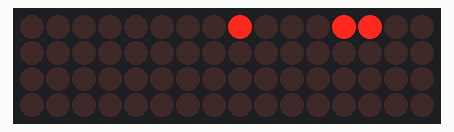
Recording of a sketch running on a simulated Arduino Uno, built with avr-gcc and run on an emulated ATmega328P. Shown: 16×4 LED matrix. Wiring (inferred from the names in the program): LED matrix (orientation assumed): rows pin 3, pin 4, pin 5, pin 6; columns A4, A3, A2, A1, A5, A0, pin 8, pin 9, pin 1, pin 7, pin 10, pin 11, pin 0, pin 2, pin 12, pin 13. Random numbers use the default seed unless the sketch sets one.

Above: at 0.21 s.
At 5.24 s:
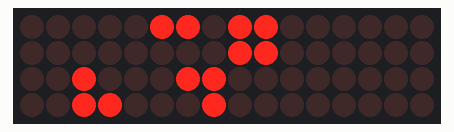
At 9.96 s:
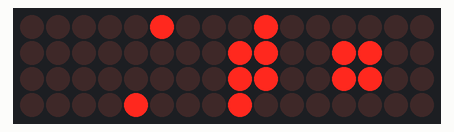
At 19.7 s:
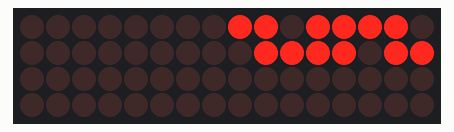
At 29.44 s:
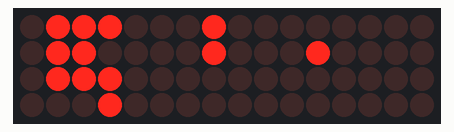
At 39.5 s:
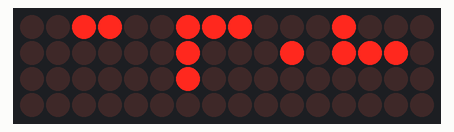

The sketch:

Snakes.ino
```cpp
const int l0 = 3;
const int l1 = 4;
const int l2 = 5;
const int l3 = 6;

const int x0y0 = A4;
const int x0y1 = A3;
const int x0y2 = A2;
const int x0y3 = A1;

const int x1y0 = A5;
const int x1y1 = A0;
const int x1y2 = 8;
const int x1y3 = 9;

const int x2y0 = 1;
const int x2y1 = 7;
const int x2y2 = 10;
const int x2y3 = 11;

const int x3y0 = 0;
const int x3y1 = 2;
const int x3y2 = 12;
const int x3y3 = 13;

const int col0[] = {x0y0, x0y1, x0y2, x0y3};
const int col1[] = {x1y0, x1y1, x1y2, x1y3};
const int col2[] = {x2y0, x2y1, x2y2, x2y3};
const int col3[] = {x3y0, x3y1, x3y2, x3y3};
const int led[4][4] = {{x0y0, x0y1, x0y2, x0y3}, {x1y0, x1y1, x1y2, x1y3}, {x2y0, x2y1, x2y2, x2y3}, {x3y0, x3y1, x3y2, x3y3}};
const int layer[] = {l0, l1, l2, l3};

const int animationtime = 70;
const int dimension = 4;

const int snakeLength = 6;
const int newHead = snakeLength - 2;
const int numSnakes = 2;

int snake[snakeLength][2];
int snakes[numSnakes][snakeLength][2];

void setup() {

  for (int p = 0; p < snakeLength; p++) {
    snake[p][0] = {led[0][0]};
    snake[p][1] = {0};
  }

  for (int p = 0; p < numSnakes; p++) {
    snakes[p][snakeLength][2] = {snake};
  }

  for (int p = 0; p < dimension; p++) {
    for (int s = 0; s < dimension; s++) {
      pinMode(led[p][s], OUTPUT);
    }
  }

  for (int p = 0; p < dimension; p++) {
    pinMode(layer[p], OUTPUT);
  }

}


void loop() {
  SnakesGuide();
}

void clear() {
  for (int p = 0; p < dimension; p++) {
    for (int s = 0; s < dimension; s++) {
      digitalWrite(led[p][s], LOW);
    }
  }
  for (int p = 0; p < dimension; p++) {
    digitalWrite(layer[p], LOW);
  }
}

int getLeft(int place) {
  if (place != led[0][0] && place != led[0][1] && place != led[0][2] && place != led[0][3]) {
    //row 1
    if (place == led[1][0]) {
      return led[0][0];
    }
    if (place == led[1][1]) {
      return led[0][1];
    }
    if (place == led[1][2]) {
      return led[0][2];
    }
    if (place == led[1][3]) {
      return led[0][3];
    }
    //row 2
    if (place == led[2][0]) {
      return led[1][0];
    }
    if (place == led[2][1]) {
      return led[1][1];
    }
    if (place == led[2][2]) {
      return led[1][2];
    }
    if (place == led[2][3]) {
      return led[1][3];
    }
    //row 3
    if (place == led[3][0]) {
      return led[2][0];
    }
    if (place == led[3][1]) {
      return led[2][1];
    }
    if (place == led[3][2]) {
      return led[2][2];
    }
    if (place == led[3][3]) {
      return led[2][3];
    }
  }
  return -999;
}

int getRight(int place) {
  if (place != led[3][0] && place != led[3][1] && place != led[3][2] && place != led[3][3]) {
    //row 1
    if (place == led[0][0]) {
      return led[1][0];
    }
    if (place == led[0][1]) {
      return led[1][1];
    }
    if (place == led[0][2]) {
      return led[1][2];
    }
    if (place == led[0][3]) {
      return led[1][3];
    }
    //row 2
    if (place == led[1][0]) {
      return led[2][0];
    }
    if (place == led[1][1]) {
      return led[2][1];
    }
    if (place == led[1][2]) {
      return led[2][2];
    }
    if (place == led[1][3]) {
      return led[2][3];
    }
    //row 3
    if (place == led[2][0]) {
      return led[3][0];
    }
    if (place == led[2][1]) {
      return led[3][1];
    }
    if (place == led[2][2]) {
      return led[3][2];
    }
    if (place == led[2][3]) {
      return led[3][3];
    }
  }
  return -999;
}

int getForeward(int place) {
  if (place != led[0][3] && place != led[1][3] && place != led[2][3] && place != led[3][3]) {
    //row 1
    if (place == led[0][0]) {
      return led[0][1];
    }
    if (place == led[1][0]) {
      return led[1][1];
    }
    if (place == led[2][0]) {
      return led[2][1];
    }
    if (place == led[3][0]) {
      return led[3][1];
    }
    //row 2
    if (place == led[0][1]) {
      return led[0][2];
    }
    if (place == led[1][1]) {
      return led[1][2];
    }
    if (place == led[2][1]) {
      return led[2][2];
    }
    if (place == led[3][1]) {
      return led[3][2];
    }
    //row 3
    if (place == led[0][2]) {
      return led[0][3];
    }
    if (place == led[1][2]) {
      return led[1][3];
    }
    if (place == led[2][2]) {
      return led[2][3];
    }
    if (place == led[3][2]) {
      return led[3][3];
    }
  }
  return -999;
}

int getBack(int place) {
  if (place != led[0][0] && place != led[1][0] && place != led[2][0] && place != led[3][0]) {
    //row 1
    if (place == led[0][1]) {
      return led[0][0];
    }
    if (place == led[1][1]) {
      return led[1][0];
    }
    if (place == led[2][1]) {
      return led[2][0];
    }
    if (place == led[3][1]) {
      return led[3][0];
    }
    //row 2
    if (place == led[0][2]) {
      return led[0][1];
    }
    if (place == led[1][2]) {
      return led[1][1];
    }
    if (place == led[2][2]) {
      return led[2][1];
    }
    if (place == led[3][2]) {
      return led[3][1];
    }
    //row 3
    if (place == led[0][3]) {
      return led[0][2];
    }
    if (place == led[1][3]) {
      return led[1][2];
    }
    if (place == led[2][3]) {
      return led[2][2];
    }
    if (place == led[3][3]) {
      return led[3][2];
    }
  }
  return -999;
}

void snakesThink() {
  bool collision = false;
  int possibleCount = 0;
  int next[5][2] = {{0, 0}, {0, 0}, {0, 0}, {0, 0}, {0, 0}};
  int place[2] = {0, 0};

  for (int snakeCount = 0; snakeCount < numSnakes; snakeCount++) {
    //Adjust snakes
    for (int p = 0; p < snakeLength - 1; p++) {
      for (int s = 0; s < 2; s++) {
        snakes[snakeCount][p][s] = snakes[snakeCount][p + 1][s];
      }
    }

    //Find Snake up
    if (snakes[snakeCount][newHead][1] != 3) {
      place[0] = snakes[snakeCount][newHead][0];
      place[1] = snakes[snakeCount][newHead][1] + 1;
      collision = CheckForSnakes(place);
      if (collision == false) {
        next[possibleCount][0] = snakes[snakeCount][newHead][0];
        next[possibleCount][1] = snakes[snakeCount][newHead][1] + 1;
        possibleCount++;
      }
    }
    collision = false;

    //Find Snake Down
    if (snakes[snakeCount][newHead][1] != 0) {
      place[0] = snakes[snakeCount][newHead][0];
      place[1] = snakes[snakeCount][newHead][1] - 1;
      collision = CheckForSnakes(place);
      if (collision == false) {
        next[possibleCount][0] = snakes[snakeCount][newHead][0];
        next[possibleCount][1] = snakes[snakeCount][newHead][1] - 1;
        possibleCount++;
      }
    }
    collision = false;

    //Find snake left
    if (snakes[snakeCount][newHead][0] != led[0][0] && snakes[snakeCount][newHead][0] != led[0][1] && snakes[snakeCount][newHead][0] != led[0][2] && snakes[snakeCount][newHead][0] != led[0][3]) {
      place[0] = getLeft(snakes[snakeCount][newHead][0]);
      place[1] = snakes[snakeCount][newHead][1];
      collision = CheckForSnakes(place);
      if (collision == false) {
        next[possibleCount][0] = getLeft(snakes[snakeCount][newHead][0]);
        next[possibleCount][1] = snakes[snakeCount][newHead][1];
        possibleCount++;
      }
    }
    collision = false;

    //Find Snake Right
    if (snakes[snakeCount][newHead][0] != led[3][0] && snakes[snakeCount][newHead][0] != led[3][1] && snakes[snakeCount][newHead][0] != led[3][2] && snakes[snakeCount][newHead][0] != led[3][3]) {
      place[0] = getRight(snakes[snakeCount][newHead][0]);
      place[1] = snakes[snakeCount][newHead][1];
      collision = CheckForSnakes(place);
      if (collision == false) {
        next[possibleCount][0] = getRight(snakes[snakeCount][newHead][0]);
        next[possibleCount][1] = snakes[snakeCount][newHead][1];
        possibleCount++;
      }
    }
    collision = false;

    //Find Snake Foreward
    if (snakes[snakeCount][newHead][0] != led[0][3] && snakes[snakeCount][newHead][0] != led[1][3] && snakes[snakeCount][newHead][0] != led[2][3] && snakes[snakeCount][newHead][0] != led[3][3]) {
      place[0] = getForeward(snakes[snakeCount][newHead][0]);
      place[1] = snakes[snakeCount][newHead][1];
      collision = CheckForSnakes(place);
      if (collision == false) {
        next[possibleCount][0] = getForeward(snakes[snakeCount][newHead][0]);
        next[possibleCount][1] = snakes[snakeCount][newHead][1];
        possibleCount++;
      }
    }
    collision = false;

    //Find Snake Back
    if (snakes[snakeCount][newHead][0] != led[0][0] && snakes[snakeCount][newHead][0] != led[1][0] && snakes[snakeCount][newHead][0] != led[2][0] && snakes[snakeCount][newHead][0] != led[3][0]) {
      place[0] = getBack(snakes[snakeCount][newHead][0]);
      place[1] = snakes[snakeCount][newHead][1];
      collision = CheckForSnakes(place);
      if (collision == false) {
        next[possibleCount][0] = getBack(snakes[snakeCount][newHead][0]);
        next[possibleCount][1] = snakes[snakeCount][newHead][1];
        possibleCount++;
      }
    }
    collision = false;

    if (possibleCount != 0) {
      int selectNext = rand() % possibleCount;

      snakes[snakeCount][snakeLength - 1][0] = next[selectNext][0];
      snakes[snakeCount][snakeLength - 1][1] = next[selectNext][1];

      possibleCount = 0;
    }
  }
}

boolean CheckForSnakes(int place[2]) {
  for (int p = 0; p < numSnakes; p++) {
    for (int s = 0; s < snakeLength; s++) {
      if (place[0] == snakes[p][s][0] && place[1] == snakes[p][s][1]) {
        return true;
      }
    }
  }
  return false;
}

void SnakesGuide() {
  clear();
  snakesThink();
  for (int s = 0; s < animationtime; s++) {
    for (int currentLayer = 0; currentLayer < 4; currentLayer++) {
      digitalWrite(layer[currentLayer], HIGH);
      if (currentLayer == 0) {
        for (int p = 0; p < numSnakes; p++) {
          for (int s = 0; s < snakeLength; s++) {
            if (snakes[p][s][1] == 0) {
              digitalWrite(snakes[p][s][0], HIGH);
            }
          }
        }
      }
      if (currentLayer == 1) {
        for (int p = 0; p < numSnakes; p++) {
          for (int s = 0; s < snakeLength; s++) {
            if (snakes[p][s][1] == 1) {
              digitalWrite(snakes[p][s][0], HIGH);
            }
          }
        }
      }
      if (currentLayer == 2) {
        for (int p = 0; p < numSnakes; p++) {
          for (int s = 0; s < snakeLength; s++) {
            if (snakes[p][s][1] == 2) {
              digitalWrite(snakes[p][s][0], HIGH);
            }
          }
        }
      }
      if (currentLayer == 3) {
        for (int p = 0; p < numSnakes; p++) {
          for (int s = 0; s < snakeLength; s++) {
            if (snakes[p][s][1] == 3) {
              digitalWrite(snakes[p][s][0], HIGH);
            }
          }
        }
      }
      delay(1);
      clear();
    }
  }
}
```
